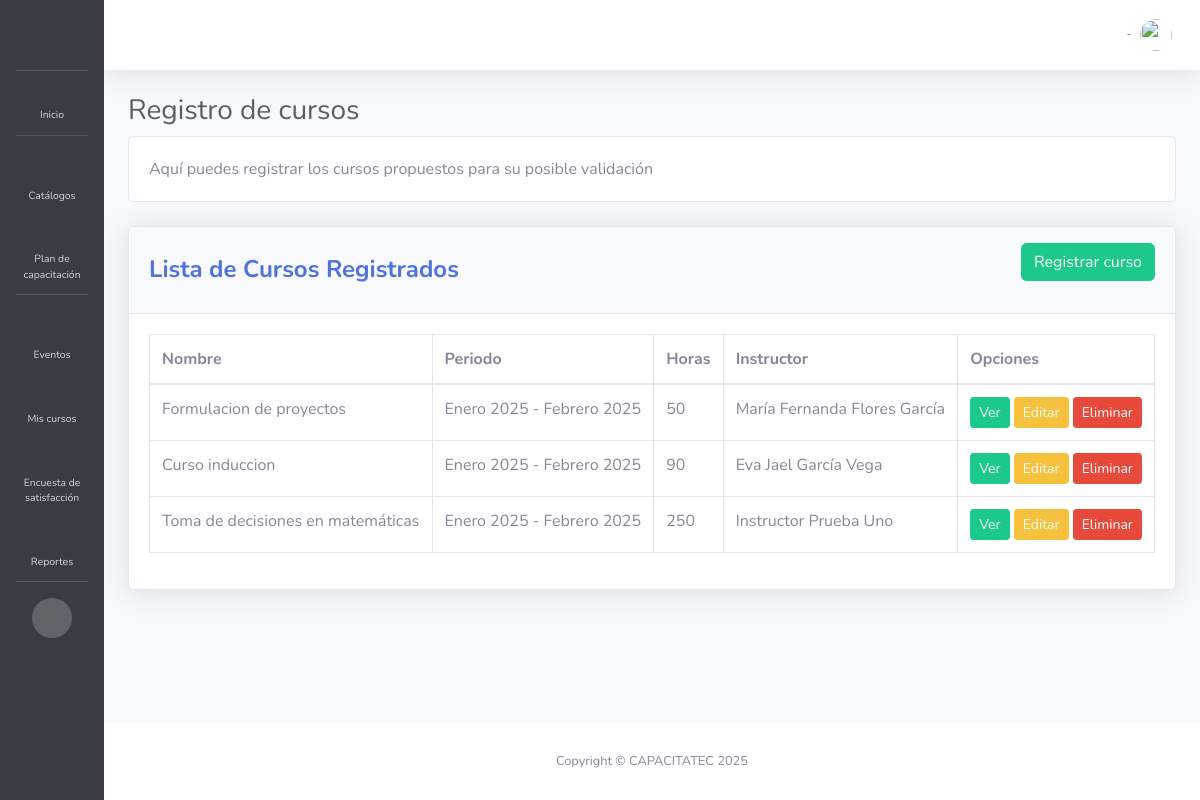
/plancapacitacion/registrocursolista/ (signed in), run on an earlier commit of the app's database.
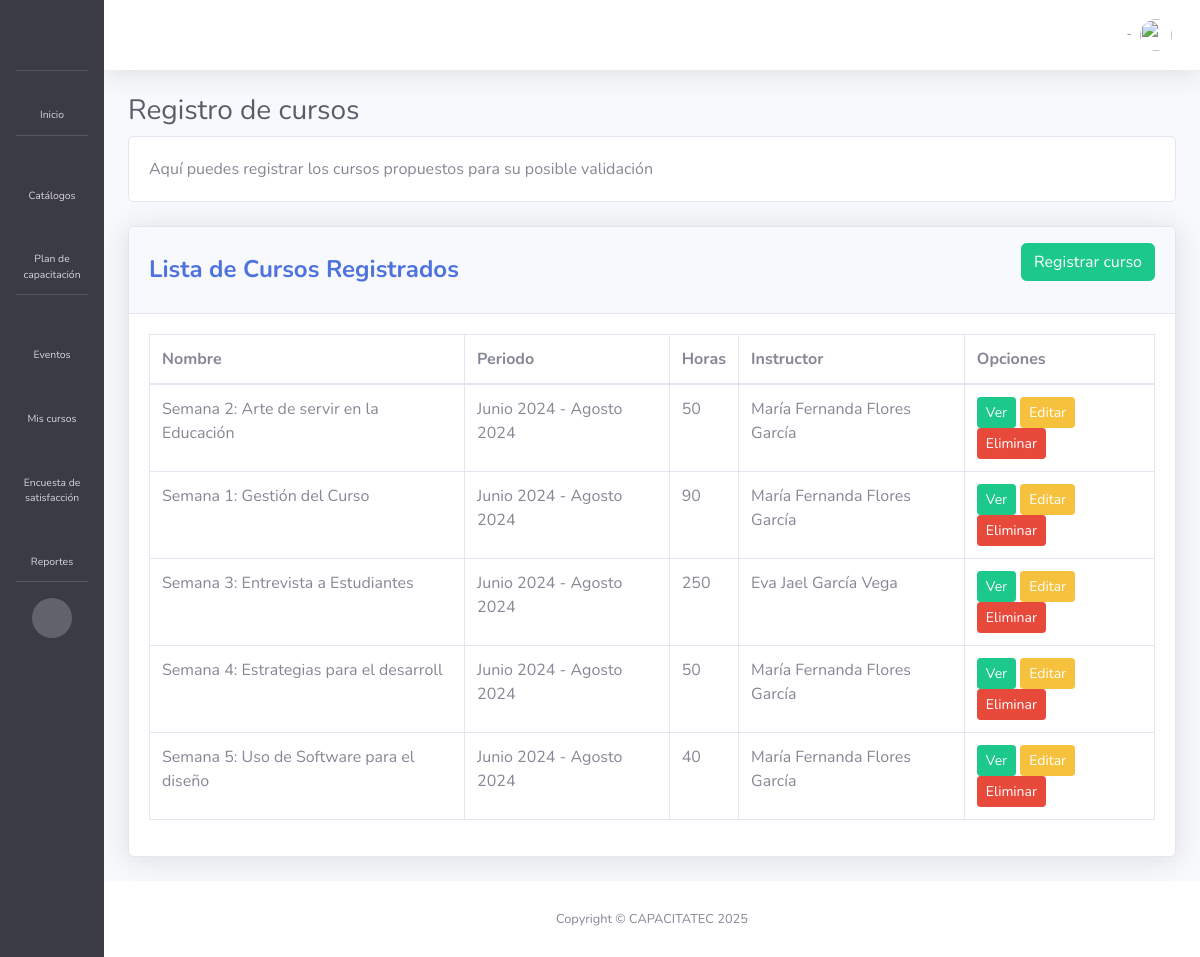
And on a later commit of the database.
### plancapacitacion/models.py (models this page shows, shortened)
class RegistroCurso(models.Model):
    clave = models.CharField(max_length=10)
    nombre=models.CharField(max_length=40)
    objetivo=models.TextField(max_length=200)
    periodo=models.ForeignKey(Periodo, on_delete=models.CASCADE)
    sede=models.ForeignKey(Sede, on_delete=models.CASCADE)
    horas=models.IntegerField()
    instructor = models.ForeignKey(Instructor, on_delete=models.CASCADE)
    dirigido=models.ForeignKey(Dirigido, on_delete=models.CASCADE)
    perfilCurso=models.ForeignKey(PerfilCurso, on_delete=models.CASCADE)
    aceptado=models.BooleanField (default=False)
    class Meta:
        verbose_name_plural = 'Registro de cursos'
        db_table = 'plancapacitacion_registrocurso'

### catalogos/models.py (models this page shows, shortened)
class Periodo(models.Model):
    clave=models.TextField(max_length=50, blank=True)
    inicioPeriodo=models.DateField()
    finPeriodo=models.DateField()
    def __str__(self):
        return f"{self.clave}"
    class Meta:
        verbose_name_plural = 'Periodos'

class Instructor(models.Model):
    user = models.OneToOneField(CustomUser, on_delete=models.CASCADE)
    clave = models.CharField(max_length=10)
    fechaNac=models.DateField(null=True, blank=True)
    RFC = models.CharField(max_length=13, null=True)
    telefono=models.CharField(max_length=10, null=True)
    def __str__(self):
        return f"{self.user.first_name} {self.user.last_name_paterno} {self.user.last_name_materno}"
    class Meta:
        verbose_name_plural = 'Instructores'

### usuarios/models.py (models this page shows, shortened)
class CustomUser(AbstractUser):
    last_name_paterno = models.CharField(max_length=50, verbose_name="Apellido paterno")
    last_name_materno = models.CharField(max_length=50, verbose_name="Apellido materno")
    curp = models.CharField(max_length=18, unique=True, verbose_name="CURP")
    rol = models.CharField(
        max_length=50,
        choices=[
            ('Docente', 'Docente'),
            ('Instructor', 'Instructor'),
            ('Jefe de Capacitación', 'Jefe de Capacitación'),
            ('Jefe Académico', 'Jefe Académico'),
            ('Subdirección', 'Subdirección')
        ],
        verbose_name="Rol"
    )
    email = models.EmailField(unique=True, verbose_name="Correo electrónico")
    USERNAME_FIELD = 'curp'  #Agregado: Define al CURP como el identificador inicial para permitir el Login con CURP
    objects = CustomUserManager()  # Asigna el nuevo UserManager

### plancapacitacion/views.py (the view)
# urls.py: path('registrocursolista/', views.registrocursolista, name='registrocursolista'),
@login_required(login_url='signin')
@permission_required('plancapacitacion.view_registrocurso', raise_exception=True)
def registrocursolista(request):
    cursos = RegistroCurso.objects.all()
    return render(request, 'registrocursolista.html', {'cursos': cursos})

### plancapacitacion/templates/registrocursolista.html (shortened to what this page needs)
{% extends 'base.html' %}
{% load static %}
{% block styles %}
<link href="../../static/vendor/datatables/dataTables.bootstrap4.min.css" rel="stylesheet">
{% endblock %}
{% block content %}
<h1 class="h3 mb-2 text-gray-800">Registro de cursos </h1>
<div class="card">
    <div class="card-body">
        Aquí puedes registrar los cursos propuestos para su posible validación
    </div>
</div><br>
<div class="card shadow mb-4">
    <div class="card-header py-3 d-flex justify-content-between align-items-center">
        <h4 class="m-0 font-weight-bold text-primary">Lista de Cursos Registrados</h4>
        {% if perms.plancapacitacion.add_registrocurso %}
        <a href="{% url 'registrocursocrear' %}" class="btn btn-success mb-3">Registrar curso</a>{% endif %}
    </div>
    <div class="card-body">
        {% if cursos %}
        <div class="table-responsive">
            <table class="table table-bordered" id="dataTable" width="100%" cellspacing="0">
                <thead>
                    <tr>
                        <th>Nombre</th>
                        <th>Periodo</th>
                        <th>Horas</th>
                        <th>Instructor</th>
                        <th>Opciones</th>
                    </tr>
                </thead>
                <tbody>
                    {% for curso in cursos %}
                    <tr id="curso-{{ curso.id }}">
                        <td>{{curso.nombre}}</td>
                        <td>{{curso.periodo}}</td>
                        <td>{{curso.horas}}</td>
                        <td>{{curso.instructor}}</td>
                        <td>
                            {% if perms.plancapacitacion.view_registrocurso %}
                            <a href="{% url 'registrocursover' curso.id %}" class="btn btn-success btn-sm">Ver</a>{% endif %}
                            {% if perms.plancapacitacion.change_registrocurso %}
                            <a href="{% url 'registrocursoactualizar' curso.id %}" class="btn btn-warning btn-sm">Editar</a>{% endif %}
                            {% if perms.plancapacitacion.delete_registrocurso %}
                            <a href="{% url 'registrocursoeliminar' curso.id %}" class="btn btn-danger btn-sm">Eliminar</a>{% endif %}
                        </td>
                    </tr>
                    {% endfor %}
                </tbody>
            </table>
        </div>
        {% else %}
        <p>No hay cursos registrados.</p>
        {% endif %}
    </div>
</div>
{% endblock %}

What changed in the data, as far as the page shows it:
changed RegistroCurso: nombre "Formulacion de proyectos" → "Semana 2: Arte de servir en la Educación"; periodo "Enero 2025 - Febrero 2025" → "Junio 2024 - Agosto 2024"
changed RegistroCurso: nombre "Curso induccion" → "Semana 1: Gestión del Curso"; periodo "Enero 2025 - Febrero 2025" → "Junio 2024 - Agosto 2024"; instructor "Eva Jael García Vega" → "María Fernanda Flores García"
changed RegistroCurso: nombre "Toma de decisiones en matemáticas" → "Semana 3: Entrevista a Estudiantes"; periodo "Enero 2025 - Febrero 2025" → "Junio 2024 - Agosto 2024"; instructor "Instructor Prueba Uno" → "Eva Jael García Vega"
added RegistroCurso: nombre "Semana 4: Estrategias para el desarroll", periodo "Junio 2024 - Agosto 2024", horas "50", instructor "María Fernanda Flores García"
added RegistroCurso: nombre "Semana 5: Uso de Software para el diseño", periodo "Junio 2024 - Agosto 2024", horas "40", instructor "María Fernanda Flores García"
